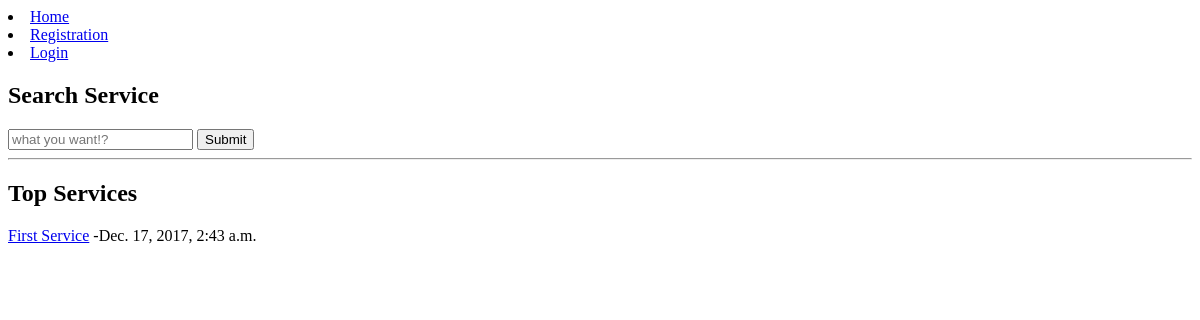
The app's page /, older data.
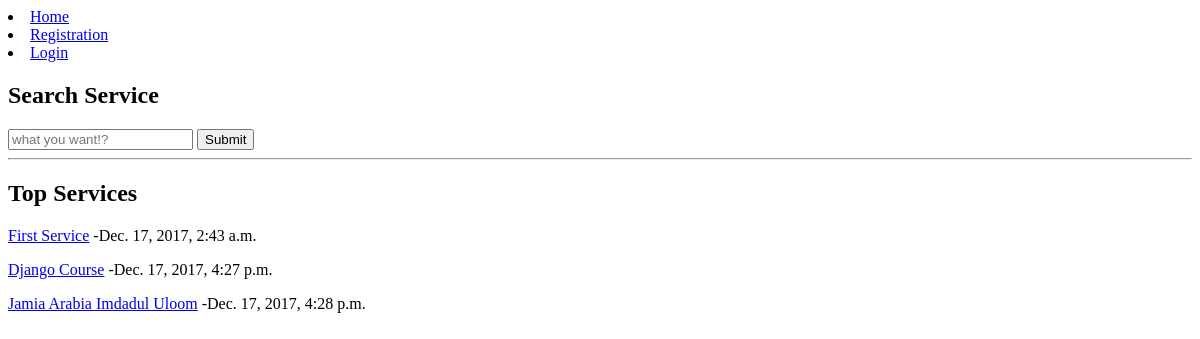
The same page, newer data.
### service/models.py (models this page shows, shortened)
class Service(models.Model):
    name            = models.CharField(max_length=255)
    description     = models.TextField()
    provider        = models.ForeignKey(User, on_delete=models.CASCADE)
    created         = models.DateTimeField(auto_now_add=True)
    updated         = models.DateTimeField(auto_now=True)
    objects         = ServiceManager()

### website/views.py (the view)
# urls.py: 2. Add a URL to urlpatterns:  url(r'^$', views.home, name='home')
def home(request):
    top_service_list = Service.objects.all()
    context = {
        'top_service_list': top_service_list,
    }
    return render(request, 'website/home.html', context)

### website/templates/website/home.html
{% extends 'base.html' %}
{% block content %}
    <h2>Search Service</h2>
    <form>
        <input type="text" placeholder="what you want!?">
        <input type="submit">
    </form>
    <hr>
    <h2>Top Services</h2>
    {% for service in top_service_list %}
        <p><a href="{% url 'service:service_detail' pk=service.pk %}">{{ service.name }}</a> -{{ service.created }}</p>
    {% endfor %}
{% endblock %}

Row changes from the older to the newer data that the page shows:
added Service: name "Django Course", created "Dec. 17, 2017, 4:27 p.m."
added Service: name "Jamia Arabia Imdadul Uloom", created "Dec. 17, 2017, 4:28 p.m."
